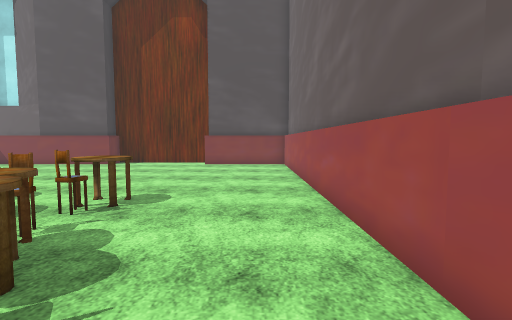
[1] (above)

20 first-person views from a walk through a 3-D level made in the Unity game engine. The camera is 1.4 m above the floor, tilts 4° down and sees 85° across. The floor is counted in squares, 1 m on a side. Each view is taken from the middle of a square. On the plan, view 1 faces up. The plan holds only what a view shows up to about 14 squares ahead; the rest is blank. The place goes on beyond the plan. The player is left out. Some animated figures are left out. Some surface patterns are stand-ins.

[2]
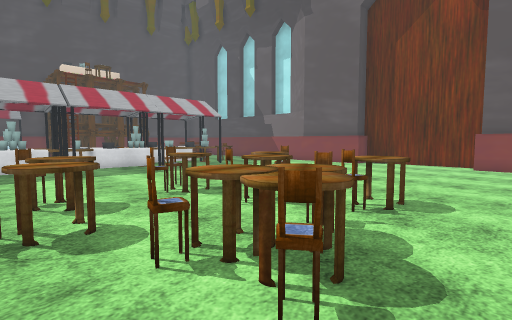

[3]
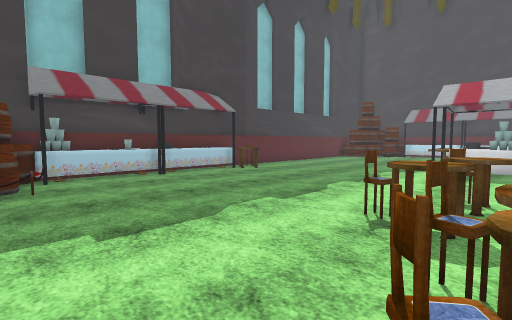

[4]
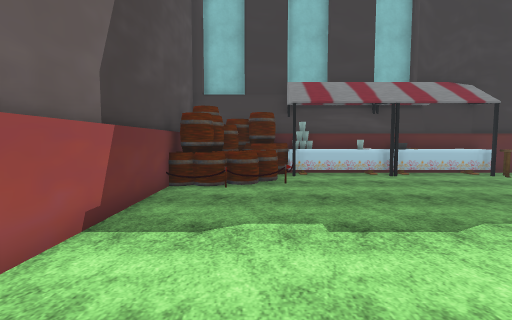

[5]
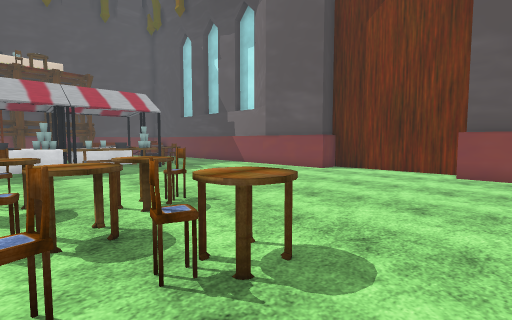

[6]
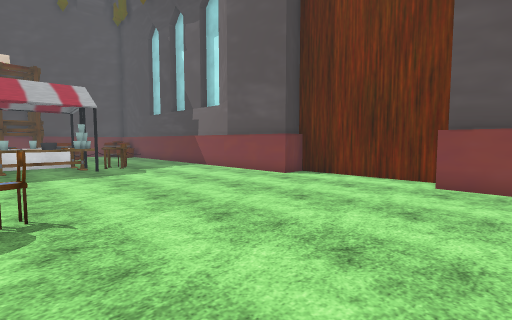

[7]
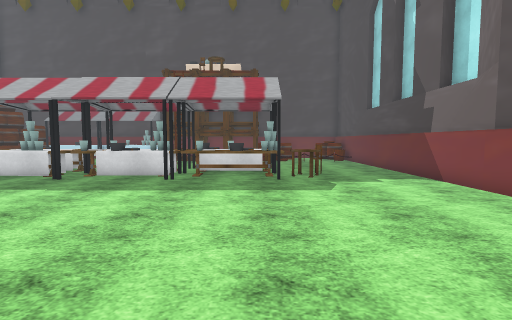

[8]
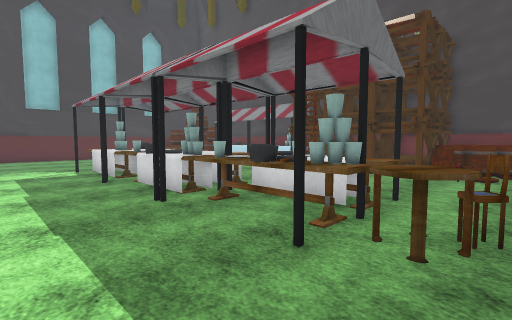

[9]
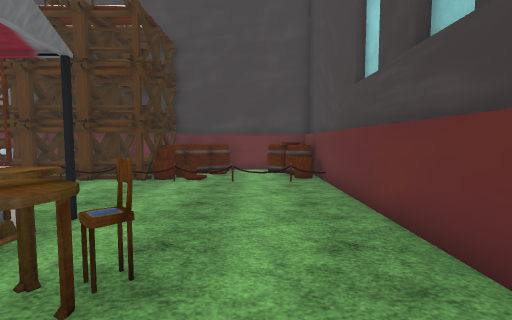

[10]
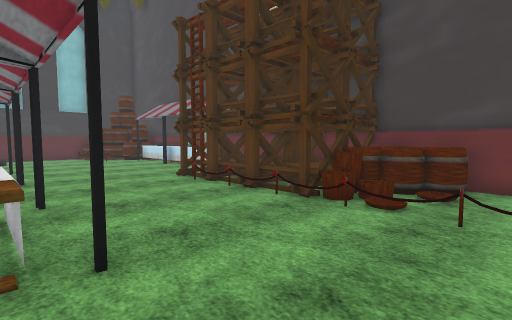

[11]
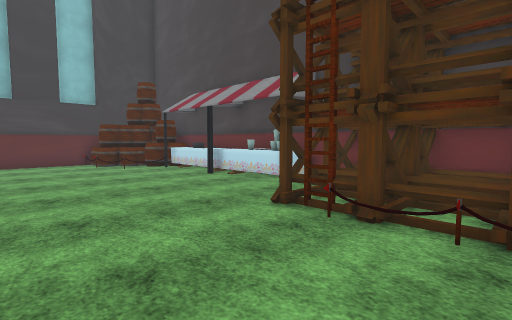

[12]
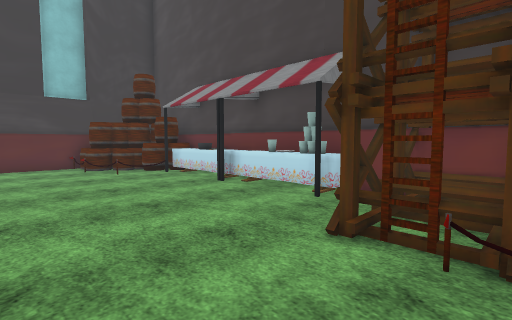

[13]
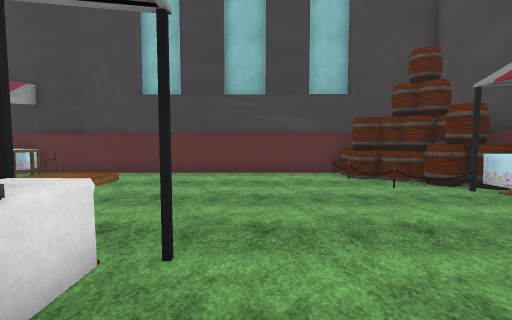

[14]
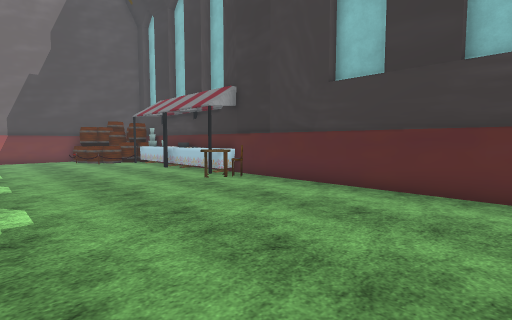

[15]
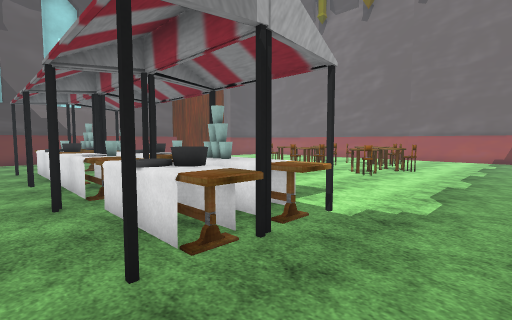

[16]
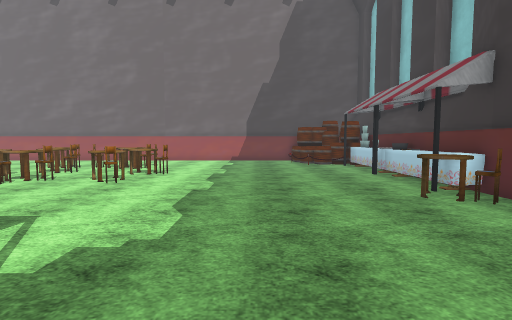

[17]
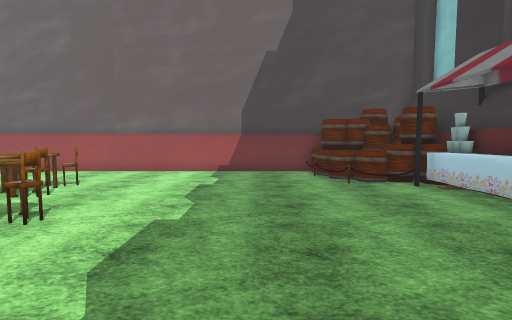

[18]
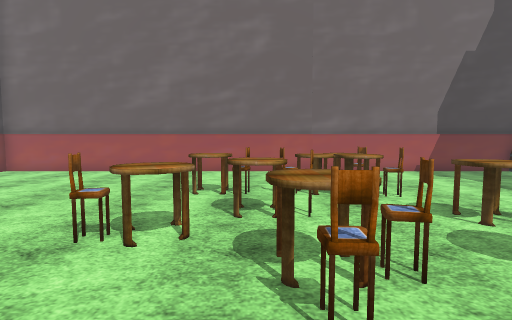

[19]
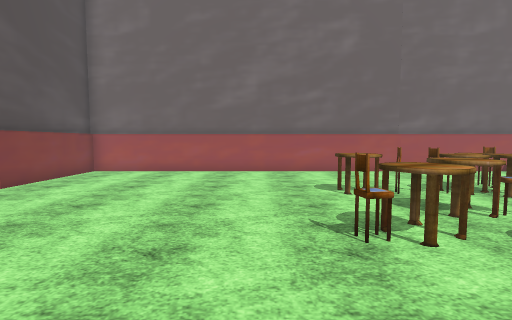

[20]
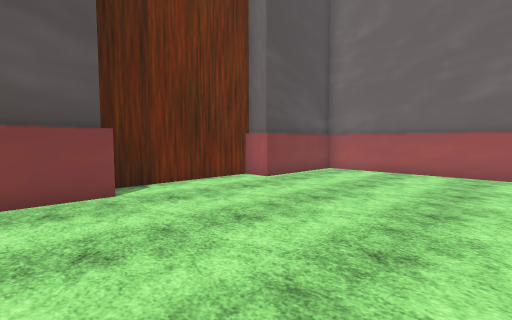

### Floor plan
Points are (right, up) in squares from view 1. A wall is a line through its corners. A room is listed if a view was taken in it or the views show most of it. See-through windows are left out.
Room 1 (views 1, 2, 3, 4, 5, 6, 7, 8, 9, 10, 11, 12, 13, 14, 15, 16, 17, 18, 19, 20)
walls: (-5.6, -10.1) (-4.4, -10.1); (-22.5, -10.1) (-10.4, -10.1); (1.7, -5.5) (1.7, 16.4) (-3, 16.4) (-3, 17.6) (-8.6, 17.6) (-8.6, 16.4) (-23.5, 16.4); (1.7, -8.2) (1.7, -7.4); (-27.5, 16.5) (-27.5, -7.1)
objects: other object (-28, -6); other object (-28, -2); other object (-28, 2); other object (-27, -8) to (-27, -7); barrel (-27, -6); table (-27, -5) to (-26, -2); table (-27, -1) to (-26, 2); other object (-27, 4); other object (-27, 6); other object (-27, 8); other object (-27, 9) to (-26, 9); barrel (-27, 12) to (-26, 13); barrel (-27, 15); barrel (-26, -8); barrel (-26, -7) to (-26, -6); other object (-26, 4); other object (-26, 8); barrel (-26, 10) to (-26, 11); other object (-26, 15) to (-26, 16); other object (-25, -10) to (-25, -9); barrel (-25, -8); other object (-25, 4) to (-24, 5); other object (-25, 6) to (-24, 8); other object (-25, 9) to (-24, 9); other object (-25, 10) to (-25, 11); barrel (-25, 16); barrel (-24, -10) to (-24, -9); barrel (-24, -8); other object (-24, -6); ladder (-24, 5); other object (-24, 8); other object (-24, 10) to (-24, 11); other object (-24, 16); other object (-23, -10); other object (-23, -8); other object (-23, 5); other object (-19, -1); other object (-19, 3); other object (-19, 11); table (-18, -1) to (-17, 2); table (-18, 3) to (-17, 7); table (-18, 8) to (-17, 11); chair (-17, 12) to (-17, 13); table (-16, -1) to (-16, 3); table (-16, 4) to (-16, 7); table (-16, 8) to (-16, 10); table (-16, 11) to (-16, 12); other object (-15, -1); other object (-15, 3); chair (-12, -9); table (-11, -9) to (-11, -8); table (-10, -10) to (-7, -9); other object (-9, -11); chair (-9, 1); chair (-9, 4); table (-8, 1) to (-8, 2); chair (-8, 3) to (-8, 4); table (-8, 5); other object (-7, -10); table (-7, 1) to (-6, 1); table (-7, 6) to (-6, 7); chair (-7, 7); other object (-6, -11); other object (-6, -10); table (-6, -10) to (-3, -9); chair (-6, 0); chair (-6, 4); table (-6, 5) to (-5, 5); chair (-4, 1) to (-4, 2); table (-4, 3); chair (-4, 4) to (-3, 4); chair (-4, 5) to (-4, 6); table (-4, 6) to (-3, 7); other object (-3, -10); table (-3, 2) to (-3, 3); barrel (-2, -10) to (-2, -9); barrel (-2, -8) to (-1, -8); other object (-2, -7); chair (-2, 2); other object (-1, -10); barrel (-1, -9); barrel (-1, -7); barrel (0, -10) to (0, -9); other object (0, -8); barrel (0, -7) to (1, -7); other object (0, -6); barrel (2, -7); other object (2, -6)

Where each view was taken, in squares from view 1:
view 1: 0 up, 0 right, facing up
view 2: 0 up, 1 left, facing up-left
view 3: 2 up, 1 left, facing down-left
view 4: 2 up, 1 left, facing down
view 5: 4 up, 1 left, facing up-left
view 6: 7 up, 1 left, facing up-left
view 7: 10 up, 5 left, facing left
view 8: 13 up, 12 left, facing down-left
view 9: 14 up, 14 left, facing left
view 10: 14 up, 18 left, facing down-left
view 11: 8 up, 19 left, facing down-left
view 12: 6 up, 20 left, facing down-left
view 13: 2 up, 20 left, facing down
view 14: 2 down, 20 left, facing down-right
view 15: 4 down, 20 left, facing up-right
view 16: 4 down, 18 left, facing right
view 17: 4 down, 11 left, facing right
view 18: 5 up, 11 left, facing right
view 19: 9 up, 11 left, facing right
view 20: 9 up, 11 left, facing up-right
